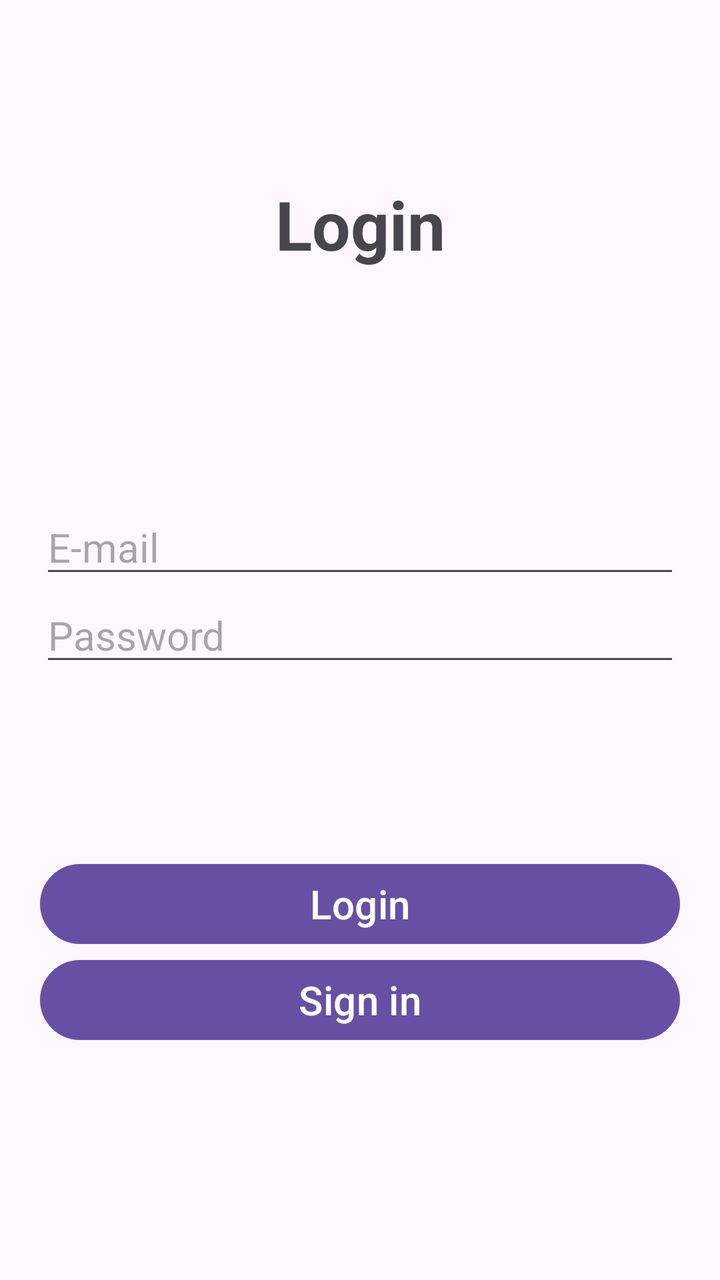
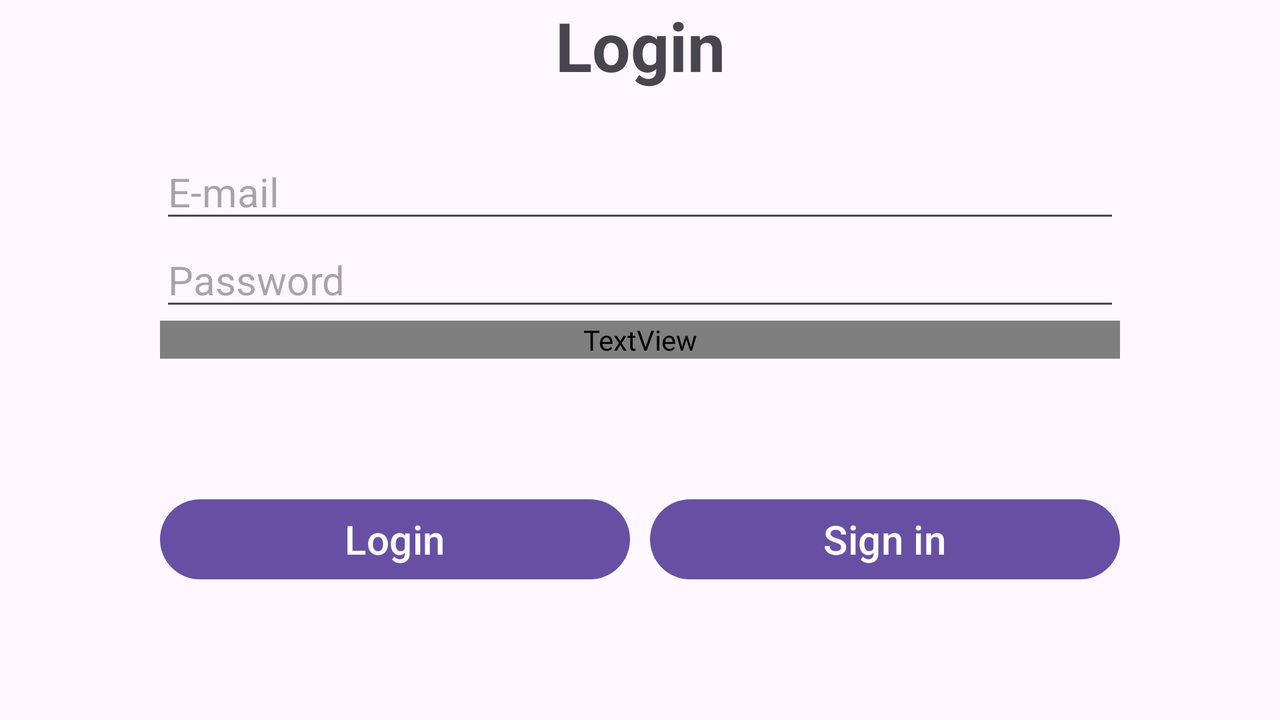

One screen, two layout resources from the same app: the default and the repository's alternative for another configuration. Each is rendered where Android would select it; the XML of both is given below.
<!-- AndroidManifest.xml: application theme Theme.BKVTickets -->
<!-- res/layout/activity_main.xml -->
<?xml version="1.0" encoding="utf-8"?>
<androidx.constraintlayout.widget.ConstraintLayout xmlns:android="http://schemas.android.com/apk/res/android"
    xmlns:app="http://schemas.android.com/apk/res-auto"
    xmlns:tools="http://schemas.android.com/tools"
    android:id="@+id/main"
    android:layout_width="match_parent"
    android:layout_height="match_parent"
    tools:context=".Activities.MainActivity">

    <TextView
        android:id="@+id/titleTextView"
        android:layout_width="match_parent"
        android:layout_height="wrap_content"
        android:text="@string/login"
        android:textAlignment="center"
        android:textAllCaps="false"
        android:textSize="34sp"
        android:textStyle="bold"
        app:layout_constraintBottom_toBottomOf="parent"
        app:layout_constraintEnd_toEndOf="parent"
        app:layout_constraintStart_toStartOf="parent"
        app:layout_constraintTop_toTopOf="parent"
        app:layout_constraintVertical_bias="0.15" />

    <EditText
        android:id="@+id/emailEditText"
        android:layout_width="match_parent"
        android:layout_height="wrap_content"
        android:layout_marginStart="20dp"
        android:layout_marginEnd="20dp"
        android:ems="15"
        android:hint="@string/e_mail"
        android:inputType="textEmailAddress"
        android:textSize="20sp"
        app:layout_constraintBottom_toBottomOf="parent"
        app:layout_constraintEnd_toEndOf="parent"
        app:layout_constraintHorizontal_bias="0.0"
        app:layout_constraintStart_toStartOf="parent"
        app:layout_constraintTop_toBottomOf="@+id/titleTextView"
        app:layout_constraintVertical_bias="0.25" />

    <EditText
        android:id="@+id/passwordEditText"
        android:layout_width="match_parent"
        android:layout_height="wrap_content"
        android:layout_marginStart="20dp"
        android:layout_marginEnd="20dp"
        android:ems="15"
        android:hint="@string/password"
        android:inputType="textPassword"
        android:textSize="20sp"
        app:layout_constraintBottom_toBottomOf="parent"
        app:layout_constraintEnd_toEndOf="parent"
        app:layout_constraintStart_toStartOf="parent"
        app:layout_constraintTop_toBottomOf="@+id/emailEditText"
        app:layout_constraintVertical_bias="0" />

    <Button
        android:id="@+id/loginButton"
        android:layout_width="0dp"
        android:layout_height="wrap_content"
        android:layout_marginStart="20dp"
        android:layout_marginEnd="20dp"
        android:onClick="loginOnClick"
        android:text="@string/login"
        android:textSize="20sp"
        app:layout_constraintBottom_toBottomOf="parent"
        app:layout_constraintEnd_toEndOf="parent"
        app:layout_constraintHorizontal_bias="1.0"
        app:layout_constraintStart_toStartOf="parent"
        app:layout_constraintTop_toBottomOf="@+id/passwordEditText"
        app:layout_constraintVertical_bias="0.354" />

    <Button
        android:id="@+id/signInButton"
        android:layout_width="0dp"
        android:layout_height="wrap_content"
        android:layout_marginStart="20dp"
        android:layout_marginEnd="20dp"
        android:onClick="signInOnClick"
        android:text="@string/sign_in"
        android:textSize="20sp"
        app:layout_constraintBottom_toBottomOf="parent"
        app:layout_constraintEnd_toEndOf="parent"
        app:layout_constraintHorizontal_bias="0.0"
        app:layout_constraintStart_toStartOf="parent"
        app:layout_constraintTop_toBottomOf="@+id/loginButton"
        app:layout_constraintVertical_bias="0.0" />

</androidx.constraintlayout.widget.ConstraintLayout>
<!-- resources referenced by this layout -->
<resources>
  <string name="e_mail">E-mail</string>
  <string name="login">Login</string>
  <string name="password">Password</string>
  <string name="sign_in">Sign in</string>
  <style name="Theme.BKVTickets" parent="Base.Theme.BKVTickets" />
  <style name="Base.Theme.BKVTickets" parent="Theme.Material3.DayNight.NoActionBar">
          
          
      </style>
</resources>
<!-- res/layout-land/activity_main.xml (the repository's variant of the layout above) -->
<!-- drawn on the phone turned sideways -->
<?xml version="1.0" encoding="utf-8"?>
<androidx.constraintlayout.widget.ConstraintLayout xmlns:android="http://schemas.android.com/apk/res/android"
    xmlns:app="http://schemas.android.com/apk/res-auto"
    xmlns:tools="http://schemas.android.com/tools"
    android:id="@+id/main"
    android:layout_width="match_parent"
    android:layout_height="match_parent"
    tools:context=".Activities.MainActivity">

    <TextView
        android:id="@+id/titleTextView"
        android:layout_width="match_parent"
        android:layout_height="wrap_content"
        android:text="@string/login"
        android:textAlignment="center"
        android:textAllCaps="false"
        android:textSize="34sp"
        android:textStyle="bold"
        app:layout_constraintBottom_toBottomOf="parent"
        app:layout_constraintEnd_toEndOf="parent"
        app:layout_constraintStart_toStartOf="parent"
        app:layout_constraintTop_toTopOf="parent"
        app:layout_constraintVertical_bias="0" />

    <EditText
        android:id="@+id/emailEditText"
        android:layout_width="match_parent"
        android:layout_height="wrap_content"
        android:layout_marginStart="80dp"
        android:layout_marginEnd="80dp"
        android:ems="15"
        android:hint="@string/e_mail"
        android:inputType="textEmailAddress"
        android:textSize="20sp"
        app:layout_constraintBottom_toBottomOf="parent"
        app:layout_constraintEnd_toEndOf="parent"
        app:layout_constraintStart_toStartOf="parent"
        app:layout_constraintTop_toBottomOf="@+id/titleTextView"
        app:layout_constraintVertical_bias="0.1" />

    <EditText
        android:id="@+id/passwordEditText"
        android:layout_width="match_parent"
        android:layout_height="wrap_content"
        android:layout_marginStart="80dp"
        android:layout_marginEnd="80dp"
        android:ems="15"
        android:hint="@string/password"
        android:inputType="textPassword"
        android:textSize="20sp"
        app:layout_constraintBottom_toBottomOf="parent"
        app:layout_constraintEnd_toEndOf="parent"
        app:layout_constraintStart_toStartOf="parent"
        app:layout_constraintTop_toBottomOf="@+id/emailEditText"
        app:layout_constraintVertical_bias="0" />

    <TextView
        android:id="@+id/errorTextView"
        android:layout_width="match_parent"
        android:layout_height="wrap_content"
        android:layout_marginStart="80dp"
        android:layout_marginEnd="80dp"
        android:textColor="@color/red"
        android:textSize="16sp"
        app:layout_constraintBottom_toBottomOf="parent"
        app:layout_constraintEnd_toEndOf="parent"
        app:layout_constraintHorizontal_bias="0"
        app:layout_constraintStart_toStartOf="parent"
        app:layout_constraintTop_toBottomOf="@+id/passwordEditText"
        app:layout_constraintVertical_bias="0" />

    <LinearLayout
        android:layout_width="match_parent"
        android:layout_height="wrap_content"
        android:layout_marginStart="80dp"
        android:layout_marginEnd="80dp"
        android:orientation="horizontal"
        app:layout_constraintBottom_toBottomOf="parent"
        app:layout_constraintEnd_toEndOf="parent"
        app:layout_constraintStart_toStartOf="parent"
        app:layout_constraintTop_toBottomOf="@+id/errorTextView" >

        <Button
            android:id="@+id/loginButton"
            android:layout_width="0dp"
            android:layout_height="wrap_content"
            android:layout_marginEnd="5dp"
            android:layout_weight="1"
            android:onClick="loginOnClick"
            android:text="@string/login"
            android:textSize="20sp" />

        <Button
            android:id="@+id/signInButton"
            android:layout_width="0dp"
            android:layout_height="wrap_content"
            android:layout_marginStart="5dp"
            android:layout_weight="1"
            android:onClick="signInOnClick"
            android:text="@string/sign_in"
            android:textSize="20sp" />
    </LinearLayout>

</androidx.constraintlayout.widget.ConstraintLayout>
